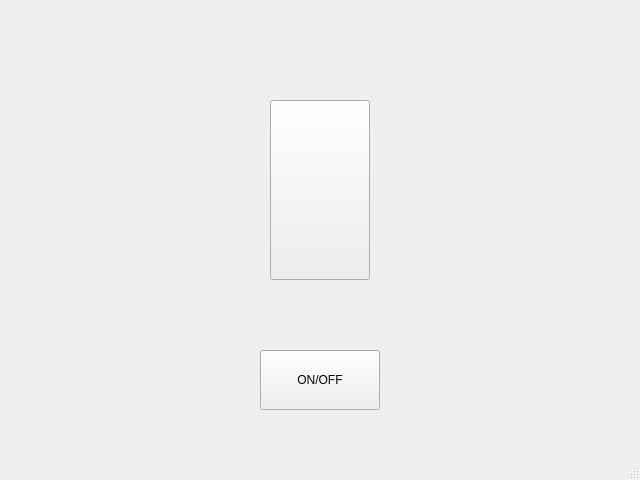
<?xml version="1.0" encoding="UTF-8"?>
<ui version="4.0">
 <class>MainWindow</class>
 <widget class="QMainWindow" name="MainWindow">
  <property name="geometry">
   <rect>
    <x>0</x>
    <y>0</y>
    <width>640</width>
    <height>480</height>
   </rect>
  </property>
  <property name="minimumSize">
   <size>
    <width>640</width>
    <height>480</height>
   </size>
  </property>
  <property name="maximumSize">
   <size>
    <width>640</width>
    <height>480</height>
   </size>
  </property>
  <property name="windowTitle">
   <string>MainWindow</string>
  </property>
  <property name="styleSheet">
   <string notr="true"/>
  </property>
  <property name="animated">
   <bool>true</bool>
  </property>
  <property name="documentMode">
   <bool>false</bool>
  </property>
  <widget class="QWidget" name="centralwidget">
   <widget class="QPushButton" name="BtnOnOff">
    <property name="geometry">
     <rect>
      <x>260</x>
      <y>350</y>
      <width>120</width>
      <height>60</height>
     </rect>
    </property>
    <property name="styleSheet">
     <string notr="true">border-image: url(:/ic_btn.png);</string>
    </property>
    <property name="text">
     <string>ON/OFF</string>
    </property>
    <property name="checkable">
     <bool>true</bool>
    </property>
    <property name="checked">
     <bool>false</bool>
    </property>
   </widget>
   <widget class="QPushButton" name="BtnRED">
    <property name="geometry">
     <rect>
      <x>270</x>
      <y>100</y>
      <width>100</width>
      <height>180</height>
     </rect>
    </property>
    <property name="styleSheet">
     <string notr="true">border-image: url(:/led_off.png);</string>
    </property>
    <property name="text">
     <string/>
    </property>
   </widget>
  </widget>
  <widget class="QMenuBar" name="menubar">
   <property name="geometry">
    <rect>
     <x>0</x>
     <y>0</y>
     <width>640</width>
     <height>27</height>
    </rect>
   </property>
   <property name="nativeMenuBar">
    <bool>true</bool>
   </property>
  </widget>
  <widget class="QStatusBar" name="statusbar">
   <property name="sizeGripEnabled">
    <bool>true</bool>
   </property>
  </widget>
 </widget>
 <resources/>
 <connections/>
</ui>
